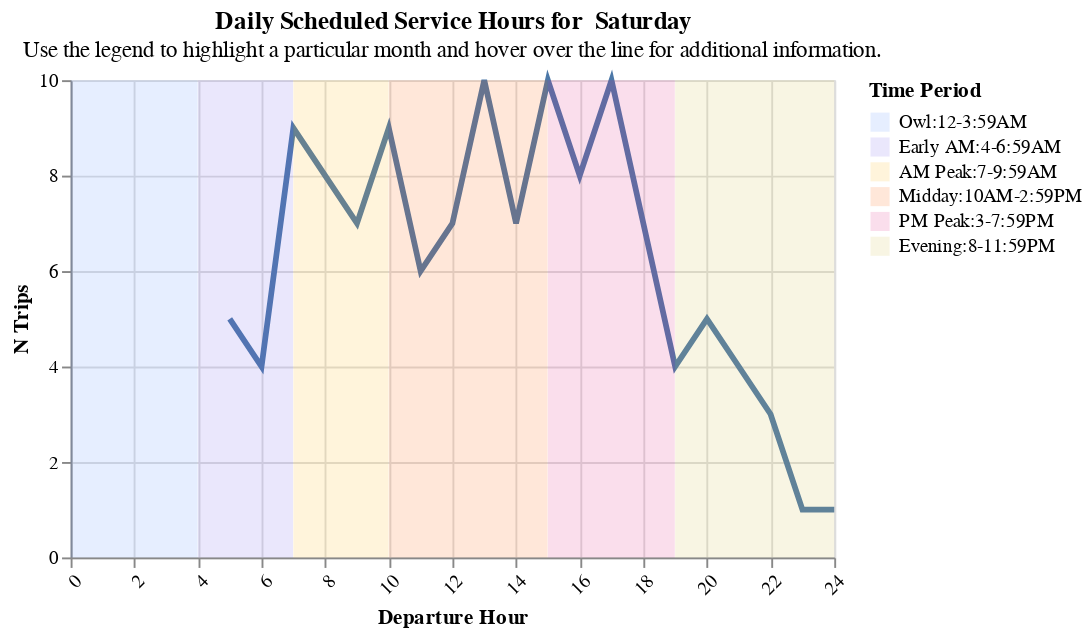

The code cell stored with this chart in its notebook:
### Code cell
utils.create_hourly_summary(operator_hourly_summary_df, "Saturday")

### Figure 1 — Vega-Lite specification as saved in the notebook (floating-point values rounded to 4 significant figures; data arrays with more than 128 entries replaced by an {"elided": "..."} marker saying what was removed)
{"config": {"view": {"continuousWidth": 300, "continuousHeight": 300}}, "layer": [{"data": {"name": "data-ea64820d9ce1bd39f7f152fa1b1211d7"}, "mark": {"type": "line", "size": 3}, "encoding": {"x": {"axis": {"labelAngle": -45}, "field": "Departure Hour", "title": "Departure Hour", "type": "quantitative"}, "y": {"field": "N Trips", "title": "N Trips", "type": "quantitative"}}, "name": "view_11", "transform": [{"filter": {"param": "param_10"}}]}, {"data": {"name": "data-ed3e58c91c1826c4bca955698f66e78a"}, "mark": {"type": "rect", "opacity": 0.15}, "encoding": {"color": {"field": "Time Period", "scale": {"range": ["#5b8efd", "#765fec", "#fcb40e", "#fc5c04", "#dd217d", "#ccbb44", "#c5c5c4"]}, "sort": ["Owl:12-3:59AM", "Early AM:4-6:59AM", "AM Peak:7-9:59AM", "Midday:10AM-2:59PM", "PM Peak:3-7:59PM", "Evening:8-11:59PM"], "type": "nominal"}, "x": {"field": "start", "type": "quantitative"}, "x2": {"field": "stop"}, "y": {"value": 0}, "y2": {"value": 250}}}], "height": 250, "params": [{"name": "param_10", "select": {"type": "point", "fields": ["Date"]}, "bind": {"input": "select", "options": ["12-2024", "01-2025", "02-2025", "03-2025", "04-2025", "05-2025", "06-2025", "07-2025", "08-2025", "09-2025", "10-2025", "11-2025"], "name": "Dates: "}, "value": "12-2024", "views": ["view_11"]}], "resolve": {"scale": {"color": "independent"}}, "title": {"text": ["Daily Scheduled Service Hours for  Saturday"], "subtitle": ["Use the legend to highlight a particular month and hover over the line for additional information."]}, "width": 400, "$schema": "https://vega.github.io/schema/vega-lite/v5.20.1.json", "datasets": {"data-ea64820d9ce1bd39f7f152fa1b1211d7": {"elided": "240 records"}, "data-ed3e58c91c1826c4bca955698f66e78a": [{"index": 0, "start": 0, "stop": 3.99, "Time Period": "Owl:12-3:59AM"}, {"index": 1, "start": 4, "stop": 6.99, "Time Period": "Early AM:4-6:59AM"}, {"index": 2, "start": 7, "stop": 9.99, "Time Period": "AM Peak:7-9:59AM"}, {"index": 3, "start": 10, "stop": 14.99, "Time Period": "Midday:10AM-2:59PM"}, {"index": 4, "start": 15, "stop": 18.99, "Time Period": "PM Peak:3-7:59PM"}, {"index": 5, "start": 19, "stop": 24.0, "Time Period": "Evening:8-11:59PM"}]}}
